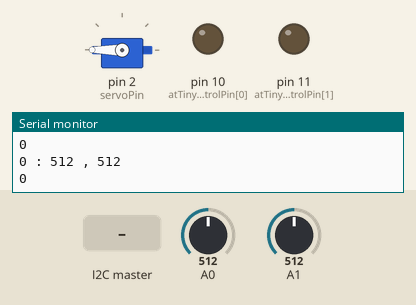
The sketch below on a simulated Arduino Uno, built with avr-gcc and run on an emulated ATmega328P. On the bench: servo, output pins drawn as LEDs (lit = HIGH), the last lines printed to the serial monitor. The test bench sets the inputs (shaded band); at power-on: A0 = 512, A1 = 512.

Above: at 1.9 s.
2.0 s: the I2C master sends "c"
At 2.5 s:
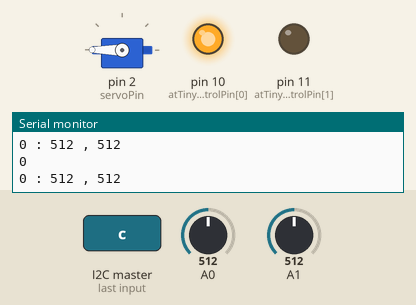
3.5 s: the I2C master sends "a"
At 4.0 s:
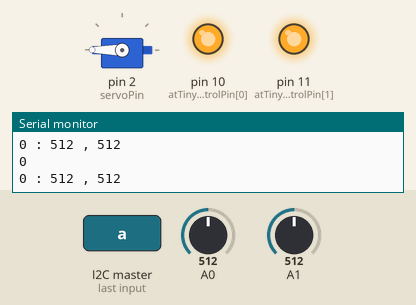
5.0 s: the I2C master sends "d"
At 5.6 s:
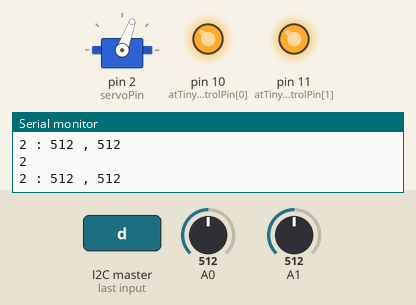
6.5 s: the I2C master sends "s"
At 7.3 s:
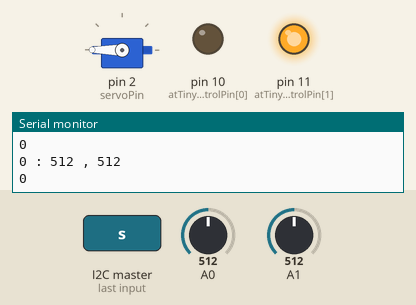
Timing chart, 0 to 9.5 s (numbered marks = the images above; inputs shaded):
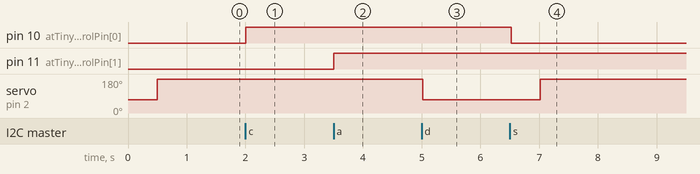

Measured:
- after the input at 2.0 s, pin 10 (atTinyControlPin[0]): LOW → HIGH at once
- after the input at 3.5 s, pin 11 (atTinyControlPin[1]): LOW → HIGH at once
- after the input at 5.0 s, servo on pin 2 (servoPin): 180° → 70° at once
- after the input at 6.5 s, pin 10 (atTinyControlPin[0]): HIGH → LOW at once; servo on pin 2 (servoPin): 70° → 180° after 0.52 s

The sketch:

PINCH_SLAVE_MOVE_ALL.ino
```cpp
#include <FlexiTimer2.h>
#include <Servo.h>
#include <Wire.h>
#include "Setting.h"

Servo myServo;
int pinchState;
int openTimer;
int releaseTimer;
int finishTimer;

// **** PIN ASIGN ****
int photoReflecterPin[2] = {0,1};
int servoPin = 2;
int atTinyControlPin[2] = {10,11};
int curtainPin = 2;

//************** PINCH STATEMENT ********************
// 0. NONE
// 1. -> DETECT_CLOTH : if detected cloth around the top natch of PINCH
// 2. -> PINCH_OPENED : after DETECT_CLOTH, PINCH become OPEN
// 3. -> INSIDE_CLOTH : if detected cloth inside of the PINCH
// 4. -> MOVE         : move to other side to open the cloth
// 5. -> RELEASE_FLAG : move to first position to BATAM
// 6. -> RELEASE      : release the cloth
// 7. -> INITIALIZE   : return to first parameters
//***************************************************

void setup() {
  Serial.begin(9600);
  myServo.attach(servoPin);

  initialize();

  pinMode(atTinyControlPin[0], OUTPUT);
  pinMode(atTinyControlPin[1], OUTPUT);

  // *** wire setting ***
  Wire.begin(WIRE_SLAVE_ADDRESS);
  Wire.onRequest(sendSensorNum);
  Wire.onReceive(receiveWireMessage);

  delay(100);
}

void loop() {

#ifdef DEBUG
  Serial.print(pinchState);
  Serial.print(" : ");
  Serial.print(analogRead(photoReflecterPin[0]));
  Serial.print(" , ");
  Serial.println(analogRead(photoReflecterPin[1]));
#endif

  Serial.println(pinchState);

// 1. -> DETECT_CLOTH : if detected cloth around the top natch of PINCH
// 2. -> PINCH_OPENED : after DETECT_CLOTH, PINCH become OPEN
// 3. -> INSIDE_CLOTH : if detected cloth inside of the PINCH
// 4. -> MOVE         : move to other side to open the cloth
// 5. -> RELEASE_FLAG : move to first position to BATAM
// 6. -> RELEASE      : release the cloth
// 7. -> INITIALIZE

  switch(pinchState){
    case NONE:
      myServo.write(SERVO_CLOSE);
      break;
    case DETECT_CLOTH:
      openTimer--;
      if(openTimer < 0){
        pinchState = PINCH_OPENED;
        openTimer = PINCH_OPEN_TIME;
      }
      myServo.write(SERVO_OPEN);
      break;
    case PINCH_OPENED:
      break;
    case INSIDE_CLOTH:
      myServo.write(SERVO_CLOSE);
      break;
    case RELEASE_FLAG://duration of returning back time
      releaseTimer--;
      if(releaseTimer < 0){
        pinchState = RELEASE;
        releaseTimer = PINCH_RELEASE_TIME;
      }
      myServo.write(SERVO_CLOSE);
      break;
    case RELEASE://duration of opening pinch
      finishTimer--;
      if(finishTimer < 0){
//        pinchState = NONE;
        pinchState = INITIALIZE;
        releaseTimer = PINCH_FINISH_TIME;
        steppingMotorControl(STOP);
      }
      myServo.write(SERVO_OPEN);
      break;
    case INITIALIZE:
      initialize();
      break;
  }

  delay(30);
}

///////////////////////////////////////////////////////////////////////////////////////////////
void initialize(){
  openTimer = PINCH_OPEN_TIME;
  releaseTimer = PINCH_RELEASE_TIME;
  finishTimer = PINCH_FINISH_TIME;
  pinchState = NONE;
  steppingMotorControl(NONE);

    // *** servo check ***
  myServo.write(SERVO_OPEN);
  delay(500);
  myServo.write(SERVO_CLOSE);

  delay(100);
}

// ***********************************
// [0]: top natch photoReflecter num
// [1]: inside photoReflecter num,
// [2]: pinchState
// ***********************************
void sendSensorNum(){
  char sendData[3];

  sendData[0] = (unsigned char)(analogRead(photoReflecterPin[0])/4);
  sendData[1] = (unsigned char)(analogRead(photoReflecterPin[1])/4);

  switch(pinchState){
    case NONE: sendData[2] = 'n'; break;
    case DETECT_CLOTH: sendData[2] = 'd'; break;
    case PINCH_OPENED: sendData[2] = 'p'; break;
    case INSIDE_CLOTH: sendData[2] = 'i'; break;
    case MOVE: sendData[2] = 'm'; break;
    case RELEASE_FLAG: sendData[2] = 'f'; break;
    case RELEASE: sendData[2] = 'r'; break;
  }

  Wire.write(sendData);
}

// receive wire message & set the pinchState
void receiveWireMessage(int dataByteSize){
  char c;
  while(Wire.available()){
    c = Wire.read(); // 1バイト受信
  }
#ifdef DEBUG
  Serial.print("received message : ");
  Serial.println(c);
#endif
  if(c == 'c') steppingMotorControl(CLOCKWISE);
  else if(c == 'a') steppingMotorControl(ANTCLOCKWISE);

  switch(c){
    case 'n': pinchState = NONE; break;
    case 'd': pinchState = DETECT_CLOTH; break;
    case 'p': pinchState = PINCH_OPENED; break;
    case 'i': pinchState = INSIDE_CLOTH; break;
    case 'm': pinchState = MOVE; break;
    case 'f': pinchState = RELEASE_FLAG; break;
    case 'r': pinchState = RELEASE; break;
    case 's': pinchState = INITIALIZE; break;
  }
}
```

Setting.h
```cpp
#define DEBUG 1

// Set the wire slave address 3 -- 6
#define WIRE_SLAVE_ADDRESS 5

// servo degree setting
#define SERVO_OPEN 70
#define SERVO_CLOSE 180

// time between open to close (about 30ms * PINCH_OPEN_TIME)
#define PINCH_OPEN_TIME 5;
// between release to close
#define PINCH_RELEASE_TIME 300;
#define PINCH_FINISH_TIME 300;

// PINCH flag statement
#define NONE 0
#define DETECT_CLOTH 1
#define PINCH_OPENED 2
#define INSIDE_CLOTH 3
#define MOVE 4
#define RELEASE_FLAG 5
#define RELEASE 6
#define INITIALIZE 7

// stepping motor statement
#define STOP 0
#define CLOCKWISE 1
#define ANTCLOCKWISE 2
```

stepMotorControl.ino
```cpp
#include "Setting.h"

void steppingMotorControl(int mode){
  switch(mode){
    case STOP:
      digitalWrite(atTinyControlPin[0],LOW);
      break;
    case CLOCKWISE:
      digitalWrite(atTinyControlPin[0],HIGH);
      digitalWrite(atTinyControlPin[1],LOW);
      break;
    case ANTCLOCKWISE:
      digitalWrite(atTinyControlPin[0],HIGH);
      digitalWrite(atTinyControlPin[1],HIGH);
      break;
  }
}
```
